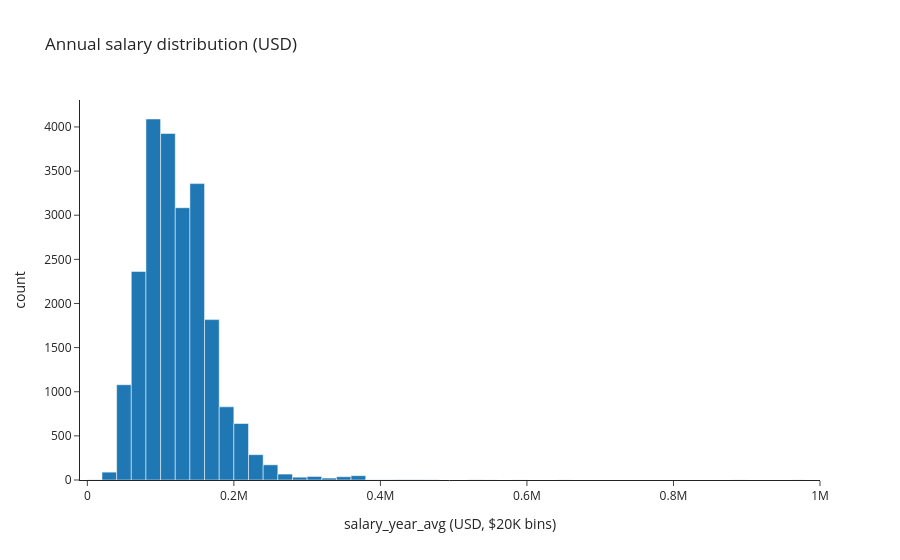

Notebook source saved alongside this figure:
### Markdown cell above
Use a histogram to see the shape of the salary distribution among the listings that _do_ disclose pay. With about 22,000 disclosed salaries, we count the postings in \$20K bins with NumPy first and plot the counts as bars. The chart looks the same as `px.histogram`, but the page stores 50 bar heights instead of every salary.

### Code cell
import numpy as np
import plotly.express as px
import plotly.io as pio

pio.templates.default = "simple_white"

salaries = df.filter(pl.col("salary_year_avg").is_not_null())["salary_year_avg"].to_numpy()
counts, edges = np.histogram(salaries, bins=np.arange(0, 1_000_001, 20_000))
salary_hist = pl.DataFrame({"salary_bin_start": edges[:-1], "count": counts})

fig = px.bar(
    salary_hist.to_pandas(),
    x="salary_bin_start",
    y="count",
    title="Annual salary distribution (USD)",
)
fig.update_traces(offset=0, width=20_000)
fig.update_layout(xaxis_title="salary_year_avg (USD, $20K bins)", yaxis_title="count", bargap=0)
fig.show()

print(f"Share of disclosed salaries below $200K: {(salaries < 200_000).mean():.1%}")
print(f"Share at $300K or more: {(salaries >= 300_000).mean():.1%}")

### Figure 1 — Plotly figure (JSON) as saved in the notebook; plotly's stock layout.template omitted (floating-point values rounded to 4 significant figures)
{"data": [{"hovertemplate": "salary_bin_start=%{x}<br>count=%{y}<extra></extra>", "legendgroup": "", "marker": {"color": "#1F77B4", "pattern": {"shape": ""}}, "name": "", "offset": 0, "orientation": "v", "showlegend": false, "textposition": "auto", "type": "bar", "width": 20000, "x": [0, 20000, 40000, 60000, 80000, 100000, 120000, 140000, 160000, 180000, 200000, 220000, 240000, 260000, 280000, 300000, 320000, 340000, 360000, 380000, 400000, 420000, 440000, 460000, 480000, 500000, 520000, 540000, 560000, 580000, 600000, 620000, 640000, 660000, 680000, 700000, 720000, 740000, 760000, 780000, 800000, 820000, 840000, 860000, 880000, 900000, 920000, 940000, 960000, 980000], "xaxis": "x", "y": [2, 89, 1079, 2363, 4090, 3926, 3085, 3358, 1817, 829, 640, 287, 172, 67, 32, 40, 22, 37, 49, 2, 2, 3, 3, 2, 0, 0, 2, 1, 0, 1, 0, 0, 1, 0, 0, 0, 0, 0, 0, 0, 0, 0, 0, 0, 1, 0, 0, 0, 1, 0], "yaxis": "y"}], "layout": {"bargap": 0, "barmode": "relative", "legend": {"tracegroupgap": 0}, "title": {"text": "Annual salary distribution (USD)"}, "xaxis": {"anchor": "y", "domain": [0.0, 1.0], "title": {"text": "salary_year_avg (USD, $20K bins)"}}, "yaxis": {"anchor": "x", "domain": [0.0, 1.0], "title": {"text": "count"}}}}
